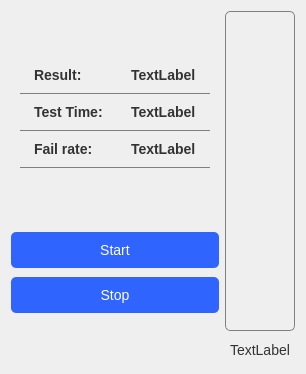
      <widget class="QWidget" name="tab">
       <attribute name="title">
        <string>Testing</string>
       </attribute>
       <layout class="QGridLayout" name="gridLayout">
        <item row="0" column="1" rowspan="3">
         <layout class="QVBoxLayout" name="verticalLayout_3">
          <item>
           <widget class="QLabel" name="image_view">
            <property name="sizePolicy">
             <sizepolicy hsizetype="Expanding" vsizetype="Expanding">
              <horstretch>0</horstretch>
              <verstretch>0</verstretch>
             </sizepolicy>
            </property>
            <property name="styleSheet">
             <string notr="true">QLabel {
    color: #333;                 /* Màu chữ */
    font-size: 16px;             /* Cỡ chữ */
    font-weight: bold;           /* Đậm chữ */
    background-color: transparent; /* Nền trong suốt */
    padding: 0px;                /* Khoảng cách nội dung */
    border: 1px solid gray;      /* Viền 2px màu đen */
    border-radius: 5px;          /* Bo góc viền 5px */
}
</string>
            </property>
            <property name="text">
             <string/>
            </property>
           </widget>
          </item>
          <item>
           <widget class="QLabel" name="status">
            <property name="sizePolicy">
             <sizepolicy hsizetype="Expanding" vsizetype="Fixed">
              <horstretch>0</horstretch>
              <verstretch>0</verstretch>
             </sizepolicy>
            </property>
            <property name="styleSheet">
             <string notr="true">QLabel {
    color: #333;                 /* Màu chữ */
    font-size: 14px;             /* Cỡ chữ */
    font-weight: Regular;           /* Đậm chữ */
    background-color: transparent; /* Nền trong suốt */
    padding: 5px;                /* Khoảng cách nội dung */
    border: 1px 1x solid gray;      /* Viền 2px màu xám */
    border-radius: 5px;          /* Bo góc viền 5px */
}</string>
            </property>
            <property name="text">
             <string>TextLabel</string>
            </property>
            <property name="alignment">
             <set>Qt::AlignCenter</set>
            </property>
           </widget>
          </item>
         </layout>
        </item>
        <item row="1" column="0">
         <layout class="QVBoxLayout" name="verticalLayout_5"/>
        </item>
        <item row="2" column="0">
         <layout class="QVBoxLayout" name="verticalLayout_2">
          <property name="spacing">
           <number>9</number>
          </property>
          <property name="bottomMargin">
           <number>50</number>
          </property>
          <item>
           <widget class="QPushButton" name="pushButton_4">
            <property name="styleSheet">
             <string notr="true">QPushButton {
    background-color: rgb(48, 100, 255); /* Màu nền xanh lá */
    color: white;                /* Chữ màu trắng */
    font-size: 14px;             /* Cỡ chữ 14px */
    padding: 10px 20px;          /* Padding trên/dưới 10px, trái/phải 20px */
    border-radius: 5px;          /* Bo tròn góc 5px */
    border: none;                /* Loại bỏ viền */
    cursor: pointer;             /* Con trỏ chuột thành dạng bấm */
}

QPushButton:hover {
    background-color:  rgba(0, 0, 127,0.5);    /* Màu nền thay đổi khi di chuột vào */
}
</string>
            </property>
            <property name="text">
             <string>Start</string>
            </property>
           </widget>
          </item>
          <item>
           <widget class="QPushButton" name="pushButton_5">
            <property name="styleSheet">
             <string notr="true">QPushButton {
    background-color: rgb(48, 100, 255); /* Màu nền xanh lá */
    color: white;                /* Chữ màu trắng */
    font-size: 14px;             /* Cỡ chữ 14px */
    padding: 10px 20px;          /* Padding trên/dưới 10px, trái/phải 20px */
    border-radius: 5px;          /* Bo tròn góc 5px */
    border: none;                /* Loại bỏ viền */
    cursor: pointer;             /* Con trỏ chuột thành dạng bấm */
}

QPushButton:hover {
    background-color:  rgba(0, 0, 127,0.5);    /* Màu nền thay đổi khi di chuột vào */
}
</string>
            </property>
            <property name="text">
             <string>Stop</string>
            </property>
           </widget>
          </item>
         </layout>
        </item>
        <item row="0" column="0">
         <widget class="QFrame" name="formFrame">
          <layout class="QGridLayout" name="gridLayout_2">
           <property name="sizeConstraint">
            <enum>QLayout::SetDefaultConstraint</enum>
           </property>
           <property name="topMargin">
            <number>46</number>
           </property>
           <property name="bottomMargin">
            <number>58</number>
           </property>
           <property name="spacing">
            <number>0</number>
           </property>
           <item row="0" column="0">
            <widget class="QLabel" name="label_2">
             <property name="sizePolicy">
              <sizepolicy hsizetype="Preferred" vsizetype="Fixed">
               <horstretch>0</horstretch>
               <verstretch>0</verstretch>
              </sizepolicy>
             </property>
             <property name="styleSheet">
              <string notr="true">QLabel {
    color: #333;                 /* Màu chữ */
    font-size: 14px;             /* Cỡ chữ */
    font-weight: bold;           /* Đậm chữ */
    background-color: transparent; /* Nền trong suốt */
    padding: 10px;                /* Khoảng cách nội dung */
    /*border: 1px solid gray;      /* Viền 2px màu đen */
    /*border-radius: 5px;          /* Bo góc viền 5px */
	border-top: none;   /* Viền trên */
    border-right: none;           /* Không có viền phải */
    border-bottom:1px solid gray;         /* Không có viền dưới */
    border-left: none;            /* Không có viền trái */
}</string>
             </property>
             <property name="text">
              <string>Result:</string>
             </property>
            </widget>
           </item>
           <item row="2" column="0">
            <widget class="QLabel" name="label_6">
             <property name="sizePolicy">
              <sizepolicy hsizetype="Preferred" vsizetype="Fixed">
               <horstretch>0</horstretch>
               <verstretch>0</verstretch>
              </sizepolicy>
             </property>
             <property name="styleSheet">
              <string notr="true">QLabel {
    color: #333;                 /* Màu chữ */
    font-size: 14px;             /* Cỡ chữ */
    font-weight: bold;           /* Đậm chữ */
    background-color: transparent; /* Nền trong suốt */
    padding: 10px;                /* Khoảng cách nội dung */
   /* border: 1px solid gray;      /* Viền 2px màu đen */
   /* border-radius: 5px;          /* Bo góc viền 5px */
	border-top: none;   /* Viền trên */
    border-right: none;           /* Không có viền phải */
    border-bottom:1px solid gray;         /* Không có viền dưới */
    border-left: none;            /* Không có viền trái */
}</string>
             </property>
             <property name="text">
              <string>Fail rate:</string>
             </property>
            </widget>
           </item>
           <item row="1" column="2">
            <widget class="QLabel" name="label_5">
             <property name="sizePolicy">
              <sizepolicy hsizetype="Preferred" vsizetype="Fixed">
               <horstretch>0</horstretch>
               <verstretch>0</verstretch>
              </sizepolicy>
             </property>
             <property name="styleSheet">
              <string notr="true">QLabel {
    color: #333;                 /* Màu chữ */
    font-size: 14px;             /* Cỡ chữ */
    font-weight: bold;           /* Đậm chữ */
    background-color: transparent; /* Nền trong suốt */
    padding: 10px;                /* Khoảng cách nội dung */
   /* border: 1px solid gray;      /* Viền 2px màu đen */
   /* border-radius: 5px;          /* Bo góc viền 5px */
	border-top: none;   /* Viền trên */
    border-right: none;           /* Không có viền phải */
    border-bottom:1px solid gray;         /* Không có viền dưới */
    border-left: none;            /* Không có viền trái */
}</string>
             </property>
             <property name="text">
              <string>TextLabel</string>
             </property>
            </widget>
           </item>
           <item row="2" column="2">
            <widget class="QLabel" name="label_7">
             <property name="sizePolicy">
              <sizepolicy hsizetype="Preferred" vsizetype="Fixed">
               <horstretch>0</horstretch>
               <verstretch>0</verstretch>
              </sizepolicy>
             </property>
             <property name="styleSheet">
              <string notr="true">QLabel {
    color: #333;                 /* Màu chữ */
    font-size: 14px;             /* Cỡ chữ */
    font-weight: bold;           /* Đậm chữ */
    background-color: transparent; /* Nền trong suốt */
    padding: 10px;                /* Khoảng cách nội dung */
   /* border: 1px solid gray;      /* Viền 2px màu đen */
   /* border-radius: 5px;          /* Bo góc viền 5px */
	border-top: none;   /* Viền trên */
    border-right: none;           /* Không có viền phải */
    border-bottom:1px solid gray;         /* Không có viền dưới */
    border-left: none;            /* Không có viền trái */
}</string>
             </property>
             <property name="text">
              <string>TextLabel</string>
             </property>
            </widget>
           </item>
           <item row="0" column="2">
            <widget class="QLabel" name="label_3">
             <property name="styleSheet">
              <string notr="true">QLabel {
    color: #333;                 /* Màu chữ */
    font-size: 14px;             /* Cỡ chữ */
    font-weight: bold;           /* Đậm chữ */
    background-color: transparent; /* Nền trong suốt */
    padding: 10px;                /* Khoảng cách nội dung */
   /* border: 1px solid gray;      /* Viền 2px màu đen */
   /* border-radius: 5px;          /* Bo góc viền 5px */
	border-top: none;   /* Viền trên */
    border-right: none;           /* Không có viền phải */
    border-bottom:1px solid gray;         /* Không có viền dưới */
    border-left: none;            /* Không có viền trái */
}</string>
             </property>
             <property name="text">
              <string>TextLabel</string>
             </property>
            </widget>
           </item>
           <item row="1" column="0">
            <widget class="QLabel" name="label_4">
             <property name="sizePolicy">
              <sizepolicy hsizetype="Preferred" vsizetype="Fixed">
               <horstretch>0</horstretch>
               <verstretch>0</verstretch>
              </sizepolicy>
             </property>
             <property name="styleSheet">
              <string notr="true">QLabel {
    color: #333;                 /* Màu chữ */
    font-size: 14px;             /* Cỡ chữ */
    font-weight: bold;           /* Đậm chữ */
    background-color: transparent; /* Nền trong suốt */
    padding: 10px;                /* Khoảng cách nội dung */
   /* border: 1px solid gray;      /* Viền 2px màu đen */
   /* border-radius: 5px;          /* Bo góc viền 5px */
	border-top: none;   /* Viền trên */
    border-right: none;           /* Không có viền phải */
    border-bottom:1px solid gray;         /* Không có viền dưới */
    border-left: none;            /* Không có viền trái */
}</string>
             </property>
             <property name="text">
              <string>Test Time:</string>
             </property>
            </widget>
           </item>
          </layout>
         </widget>
        </item>
       </layout>
      </widget>
